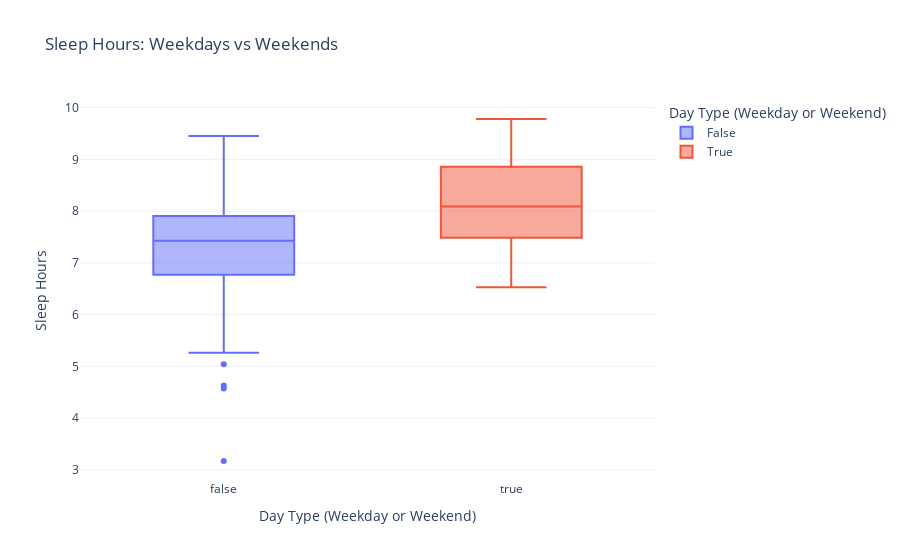

The notebook cell saved with this chart:
### Code cell
# Create a box plot for sleep hours comparing weekdays and weekends
fig = px.box(
    fitness_data,
    x='weekend',
    y='sleep_hours',
    title='Sleep Hours: Weekdays vs Weekends',
    labels={'weekend': 'Day Type (Weekday or Weekend)', 'sleep_hours': 'Sleep Hours'},
    template='plotly_white',
    color='weekend'
)
fig.show()

### Figure 1 — Plotly figure (JSON) as saved in the notebook; plotly's stock layout.template omitted (floating-point values rounded to 4 significant figures; data arrays with more than 128 entries replaced by an {"elided": "..."} marker saying what was removed)
{"data": [{"alignmentgroup": "True", "hovertemplate": "Day Type (Weekday or Weekend)=%{x}<br>Sleep Hours=%{y}<extra></extra>", "legendgroup": "False", "marker": {"color": "#636efa"}, "name": "False", "notched": false, "offsetgroup": "False", "orientation": "v", "showlegend": true, "type": "box", "x": {"elided": "133 bool values"}, "x0": " ", "xaxis": "x", "y": {"elided": "133 float values"}, "y0": " ", "yaxis": "y"}, {"alignmentgroup": "True", "hovertemplate": "Day Type (Weekday or Weekend)=%{x}<br>Sleep Hours=%{y}<extra></extra>", "legendgroup": "True", "marker": {"color": "#EF553B"}, "name": "True", "notched": false, "offsetgroup": "True", "orientation": "v", "showlegend": true, "type": "box", "x": [true, true, true, true, true, true, true, true, true, true, true, true, true, true, true, true, true, true, true, true, true, true, true, true, true, true, true, true, true, true, true, true, true, true, true, true, true, true, true, true, true, true, true, true, true, true, true, true, true, true, true, true], "x0": " ", "xaxis": "x", "y": [8.04, 9.44, 7.16, 8.86, 7.48, 8.05, 7.91, 9.12, 7.75, 9.39, 6.66, 8.98, 6.88, 9.61, 6.53, 8.85, 7.23, 8.64, 7.68, 8.09, 7.571, 8.1, 7.59, 8.66, 6.91, 7.5, 7.51, 8.74, 7.33, 8.49, 8.18, 9.39, 6.96, 9.18, 7.94, 9.59, 8.52, 8.83, 8.076, 9.29, 7.97, 8.351, NaN, 9.02, 6.89, 9.62, 7.32, 8.74, 7.4, 8.64, 9.78, 6.55], "y0": " ", "yaxis": "y"}], "layout": {"boxmode": "overlay", "legend": {"title": {"text": "Day Type (Weekday or Weekend)"}, "tracegroupgap": 0}, "title": {"text": "Sleep Hours: Weekdays vs Weekends"}, "xaxis": {"anchor": "y", "categoryarray": [false, true], "categoryorder": "array", "domain": [0, 1], "title": {"text": "Day Type (Weekday or Weekend)"}}, "yaxis": {"anchor": "x", "domain": [0, 1], "title": {"text": "Sleep Hours"}}}}
